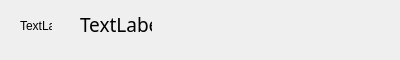
<?xml version="1.0" encoding="UTF-8"?>
<ui version="4.0">
 <class>ChatMessageItemSelf</class>
 <widget class="QWidget" name="ChatMessageItemSelf">
  <property name="geometry">
   <rect>
    <x>0</x>
    <y>0</y>
    <width>400</width>
    <height>60</height>
   </rect>
  </property>
  <property name="minimumSize">
   <size>
    <width>0</width>
    <height>60</height>
   </size>
  </property>
  <property name="windowTitle">
   <string>Form</string>
  </property>
  <widget class="QWidget" name="widget" native="true">
   <property name="geometry">
    <rect>
     <x>80</x>
     <y>10</y>
     <width>72</width>
     <height>30</height>
    </rect>
   </property>
   <layout class="QGridLayout" name="gridLayout">
    <item row="0" column="0">
     <widget class="QLabel" name="labelMessage">
      <property name="minimumSize">
       <size>
        <width>0</width>
        <height>0</height>
       </size>
      </property>
      <property name="font">
       <font>
        <family>微软雅黑</family>
        <pointsize>14</pointsize>
        <kerning>true</kerning>
       </font>
      </property>
      <property name="text">
       <string>TextLabel</string>
      </property>
      <property name="alignment">
       <set>Qt::AlignLeading|Qt::AlignLeft|Qt::AlignVCenter</set>
      </property>
      <property name="wordWrap">
       <bool>true</bool>
      </property>
      <property name="textInteractionFlags">
       <set>Qt::LinksAccessibleByMouse|Qt::TextSelectableByMouse</set>
      </property>
     </widget>
    </item>
   </layout>
  </widget>
  <widget class="QLabel" name="labelHead">
   <property name="geometry">
    <rect>
     <x>20</x>
     <y>10</y>
     <width>32</width>
     <height>32</height>
    </rect>
   </property>
   <property name="minimumSize">
    <size>
     <width>32</width>
     <height>32</height>
    </size>
   </property>
   <property name="maximumSize">
    <size>
     <width>32</width>
     <height>32</height>
    </size>
   </property>
   <property name="text">
    <string>TextLabel</string>
   </property>
  </widget>
 </widget>
 <resources/>
 <connections/>
</ui>
